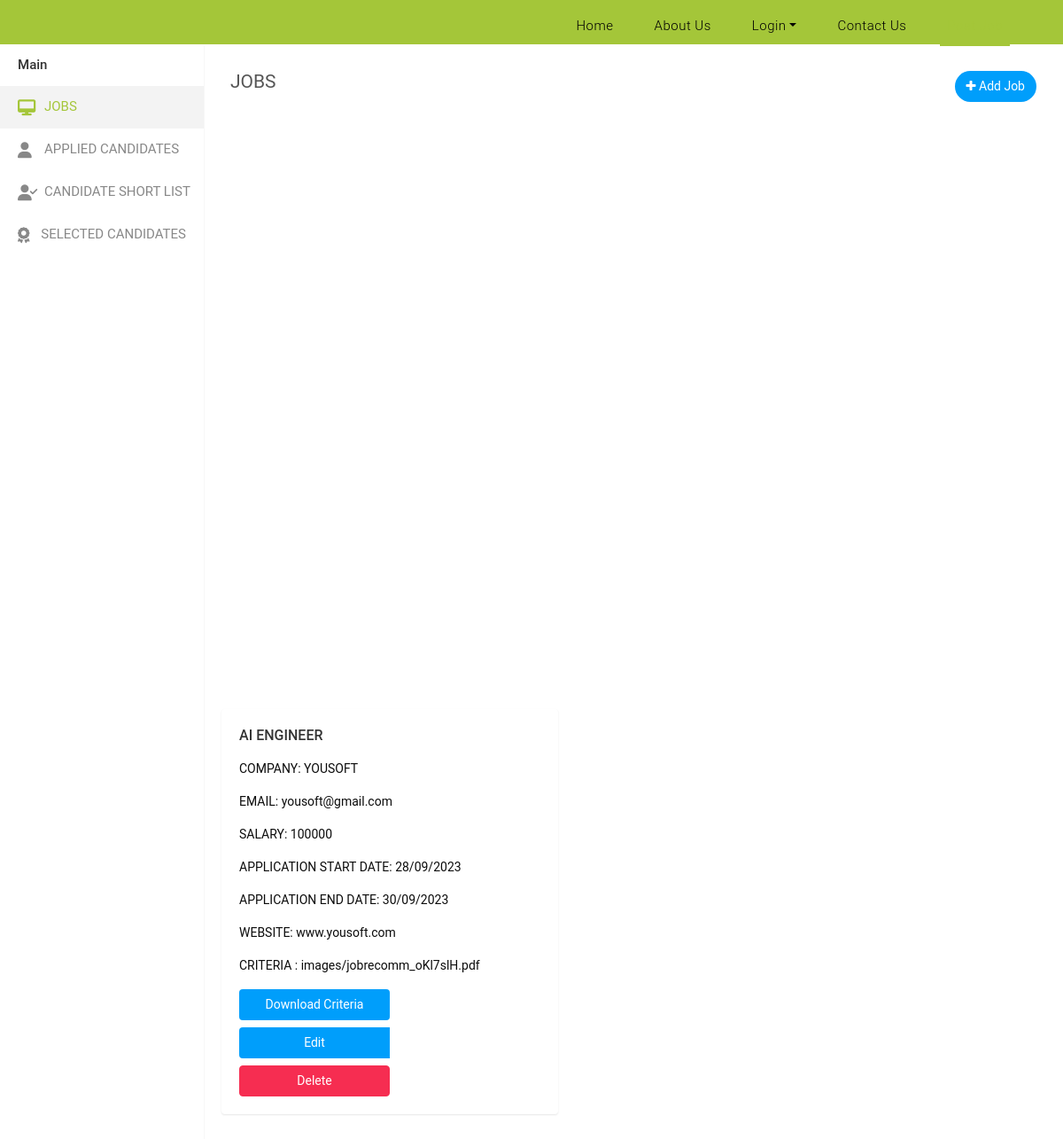
Screenshot of /postjob/ with the database file from the repository.
### website/models.py (models this page shows, shortened)
class Jobs(models.Model):
    cname = models.CharField(max_length=100)
    jname = models.CharField(max_length=100)
    salary = models.IntegerField()
    email = models.EmailField(max_length=100)
    sdate = models.CharField(max_length=100)
    edate = models.CharField(max_length=100)
    link = models.CharField(max_length=100)
    is_active=models.BooleanField(default=True)
    criteria= models.ImageField(upload_to='images/',blank= True,null=True)

### website/views.py (the view)
# urls.py: path('postjob/', views.postjob, name='postjob'),
def postjob(request):
    job = Jobs.objects.all()
    return render(request, 'postjob.html', {'job': job})

### templates/postjob.html (shortened to what this page needs)
{% load static %}
<!DOCTYPE html>
<html lang="en">
<head>
    <link rel="stylesheet" href="https://cdnjs.cloudflare.com/ajax/libs/font-awesome/6.3.0/css/all.min.css">
    <link rel="stylesheet" type="text/css" href="{% static 'assets2/css/bootstrap.min.css' %}">
    <link rel="stylesheet" type="text/css" href="{% static 'assets2/css/font-awesome.min.css' %}">
    <link rel="stylesheet" type="text/css" href="{% static 'assets2/css/select2.min.css' %}">
    <link rel="stylesheet" type="text/css" href="{% static 'assets2/css/bootstrap-datetimepicker.min.css' %}">
    <link rel="stylesheet" type="text/css" href="{% static 'assets2/css/style.css' %}">
</head>
<body>
  <header class="">
    <nav class="navbar navbar-expand-lg">
      <div class="container">
        <div class="collapse navbar-collapse" id="navbarResponsive">
          <ul class="navbar-nav ml-auto">
            <li class="nav-item ">
              <a class="nav-link" href="{% url 'cindex' %}">Home
              </a>
            </li>
            <li class="nav-item">
              <a class="nav-link" href="{% url 'aboutuser' %}">About Us</a>
            </li>
            <li class="nav-item dropdown">
              {% if user.is_authenticated %}
                <a class="nav-link" href="{% url 'loggout' %}">Log Out</a>
              {% else %}
                <a class="dropdown-toggle nav-link" data-toggle="dropdown" href="#" role="button" aria-haspopup="true" aria-expanded="false">Login</a>
              {% endif %}
            </li>
            <li class="nav-item">
              <a class="nav-link" href="{% url 'contactuser' %}">Contact Us</a>
            </li>
            <li class="nav-item active">
              <a class="nav-link" href="{% url 'postjob' %}">Post Job</a>
            </li>
          </ul>
        </div>
      </div>
    </nav>
  </header>
        <div class="sidebar" id="sidebar">
            <div class="sidebar-inner slimscroll">
                <div id="sidebar-menu" class="sidebar-menu">
                    <ul>
                        <li class="menu-title">Main</li>
                        <li class="active">
                            <a href="{%url 'postjob'%}"><i class="fa-solid fa-desktop"></i> <span>JOBS</span></a>
                        </li>
                        <li class>
                          <a href="{%url 'postjob'%}"><i class="fas fa-user"></i> <span>APPLIED CANDIDATES</span></a>
                        </li>
                        <li class>
                          <a href="{%url 'postjob'%}"><i class="fas fa-user-check"></i> <span>CANDIDATE SHORT LIST</span></a>
                        </li>
                        <li class>
                          <a href="{%url 'postjob'%}"><i class="fa-solid fa-award fa-fade"></i></i> <span>SELECTED CANDIDATES</span></a>
                        </li>
                    </ul>
                </div>
            </div>
        </div>
        <div class="page-wrapper">
            <div class="content">
                <div class="row">
                    <div class="col-sm-4 col-3">
                        <h4 class="page-title">JOBS</h4>
                    </div>
                    <div class="col-sm-8 col-9 text-right m-b-20">
                        <a href="{% url 'addjob' %}" class="btn btn-primary btn-rounded float-right"><i class="fa fa-plus"></i> Add Job</a>
                      </div>
                </div>
              </div>
          </div>
<div class="row">
  {% for jobs in job %}
  {% if jobs.is_active %}
  <div class="col-md-4 custom-card">
      <div class="card">
          <div class="card-body">
              <b><h5 class="card-title">{{ jobs.jname }}</h5></b>
              <p class="card-text">COMPANY: {{ jobs.cname }}</p>
              <p class="card-text">EMAIL: {{ jobs.email }}</p>
              <p class="card-text">SALARY: {{ jobs.salary }}</p>
              <p class="card-text">APPLICATION START DATE: {{ jobs.sdate }}</p>
              <p class="card-text">APPLICATION END DATE: {{ jobs.edate }}</p>
              <p class="card-text">WEBSITE: {{ jobs.link }}</p>
              <p class="card-text" id="criteriaText">CRITERIA : {{ jobs.criteria }}</p>
              <div class="btn-group d-flex justify-content-between" style="width: 50%;">
                  <a href="{% url 'download_criteria' job_id=jobs.id %}" class="btn btn-primary"></i>Download Criteria</a>
              </div>
              <div class="btn-group mt-2" style="width: 50%; display: flex; flex-direction: column;">
                <a href="{% url 'edit_job' job_id=jobs.id %}" class="btn btn-primary btn-block" style="height: 100%;">Edit</a>
                <form method="POST" action="{% url 'delete_job' job_id=jobs.id %}" class="btn-block" style="height: 100%;">
                    <button type="submit" class="btn btn-danger btn-block" style="height: 100%;">Delete</button>
                </form>
            </div>
          </div>
      </div>
  </div>
  {% endif %}
  {% endfor %}
</div>
</body>
</html>

### templates/postjob.html (style rules this page uses)
.custom-card { margin-left: 250px; }
body { font-family: 'Roboto', sans-serif; color: #0c0c0c; background-color: #ffffff; overflow-x: hidden; }
a, a:hover, a:focus { text-decoration: none; }
.btn, .btn:focus { outline: none !important; -webkit-box-shadow: none; box-shadow: none; }

### rows the page displays
Jobs: jname "AI ENGINEER", cname "YOUSOFT", email "yousoft@gmail.com", salary "100000", sdate "28/09/2023", edate "30/09/2023", link "www.yousoft.com", criteria "images/jobrecomm_oKl7slH.pdf"
